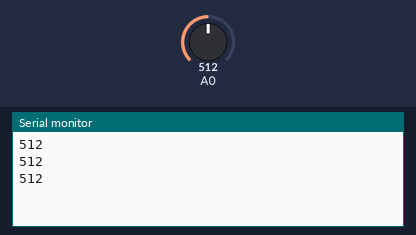
Recording of a sketch running on a simulated Arduino Uno, built with avr-gcc and run on an emulated ATmega328P. Shown: the last lines printed to the serial monitor. The test bench sets the inputs (shaded band); at power-on: A0 = 512.

Above: at 1.3 s.
1.4 s: A0 set to 716
At 1.9 s:
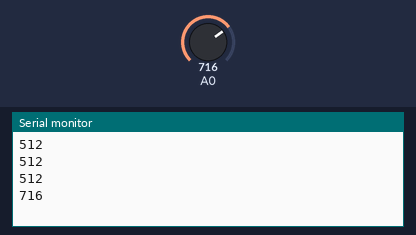
2.9 s: A0 set to 900
At 3.4 s:
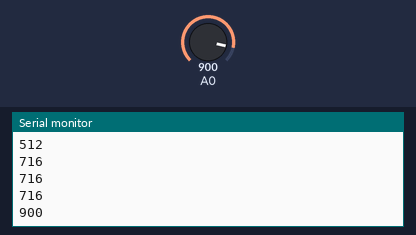
Timing chart, 0 to 5.9 s (numbered marks = the images above; inputs shaded):
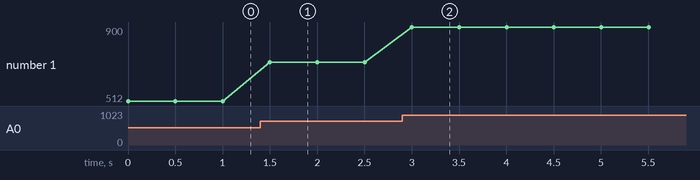

The sketch:

sketch_mar23a.ino
```cpp
void setup() {
  Serial.begin(57600);
}

void loop() {
  Serial.print(analogRead(A0));
  Serial.print("\n");
  delay(500);
}
```

Measured:
- after the input at 1.4 s, the serial monitor: prints a new line after 0.10 s (image 1)
- after the input at 2.9 s, the serial monitor: prints a new line after 0.10 s (image 2)
- plotted number 1: 512 → 716 after the input at 1.4 s, 716 → 900 after the input at 2.9 s
